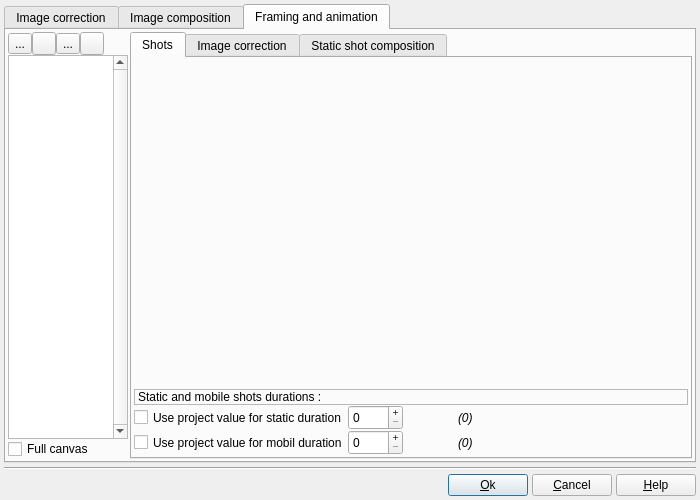
<?xml version="1.0" encoding="UTF-8"?>
<ui version="4.0">
 <class>DlgImageProperties</class>
 <widget class="QDialog" name="DlgImageProperties">
  <property name="geometry">
   <rect>
    <x>0</x>
    <y>0</y>
    <width>700</width>
    <height>500</height>
   </rect>
  </property>
  <property name="minimumSize">
   <size>
    <width>700</width>
    <height>500</height>
   </size>
  </property>
  <property name="font">
   <font>
    <pointsize>9</pointsize>
   </font>
  </property>
  <property name="windowTitle">
   <string>Image object properties</string>
  </property>
  <layout class="QVBoxLayout" name="verticalLayout">
   <property name="spacing">
    <number>4</number>
   </property>
   <property name="margin">
    <number>4</number>
   </property>
   <item>
    <widget class="QTabWidget" name="tabWidget">
     <property name="currentIndex">
      <number>2</number>
     </property>
     <widget class="QWidget" name="ImageTab">
      <attribute name="title">
       <string>Image correction</string>
      </attribute>
      <layout class="QVBoxLayout" name="verticalLayout_2">
       <property name="spacing">
        <number>2</number>
       </property>
       <property name="margin">
        <number>2</number>
       </property>
       <item>
        <widget class="wgt_QImageFilterTransform" name="ImageFilterTransform" native="true"/>
       </item>
      </layout>
     </widget>
     <widget class="QWidget" name="CompositionTab">
      <attribute name="title">
       <string>Image composition</string>
      </attribute>
      <layout class="QVBoxLayout" name="verticalLayout_6">
       <property name="spacing">
        <number>2</number>
       </property>
       <property name="margin">
        <number>2</number>
       </property>
       <item>
        <widget class="wgt_QCompositionWidget" name="CompositionWidget" native="true"/>
       </item>
      </layout>
     </widget>
     <widget class="QWidget" name="AnimationTab">
      <attribute name="title">
       <string>Framing and animation</string>
      </attribute>
      <layout class="QHBoxLayout" name="horizontalLayout_4">
       <property name="spacing">
        <number>2</number>
       </property>
       <property name="margin">
        <number>2</number>
       </property>
       <item>
        <layout class="QVBoxLayout" name="verticalLayout_3">
         <property name="spacing">
          <number>0</number>
         </property>
         <property name="margin">
          <number>0</number>
         </property>
         <item>
          <layout class="QHBoxLayout" name="horizontalLayout_10">
           <property name="spacing">
            <number>0</number>
           </property>
           <item>
            <widget class="QToolButton" name="addSequenceBT">
             <property name="toolTip">
              <string extracomment="Tooltip in dialog box">Add a sequence</string>
             </property>
             <property name="text">
              <string notr="true">...</string>
             </property>
             <property name="icon">
              <iconset>
               <normaloff>icons/add_image.png</normaloff>icons/add_image.png</iconset>
             </property>
            </widget>
           </item>
           <item>
            <widget class="QToolButton" name="UpSequenceBT">
             <property name="text">
              <string notr="true"/>
             </property>
             <property name="icon">
              <iconset>
               <normaloff>icons/up.png</normaloff>icons/up.png</iconset>
             </property>
            </widget>
           </item>
           <item>
            <widget class="QToolButton" name="removeSequenceBT">
             <property name="toolTip">
              <string extracomment="Tooltip in dialog box">Remove current sequence</string>
             </property>
             <property name="text">
              <string notr="true">...</string>
             </property>
             <property name="icon">
              <iconset>
               <normaloff>icons/eraser.png</normaloff>icons/eraser.png</iconset>
             </property>
            </widget>
           </item>
           <item>
            <widget class="QToolButton" name="DownSequenceBT">
             <property name="text">
              <string notr="true"/>
             </property>
             <property name="icon">
              <iconset>
               <normaloff>icons/down.png</normaloff>icons/down.png</iconset>
             </property>
            </widget>
           </item>
           <item>
            <widget class="QLabel" name="label_4">
             <property name="text">
              <string notr="true"/>
             </property>
            </widget>
           </item>
          </layout>
         </item>
         <item>
          <widget class="QTableWidget" name="TableSeq">
           <property name="sizePolicy">
            <sizepolicy hsizetype="Fixed" vsizetype="Expanding">
             <horstretch>0</horstretch>
             <verstretch>0</verstretch>
            </sizepolicy>
           </property>
           <property name="minimumSize">
            <size>
             <width>120</width>
             <height>0</height>
            </size>
           </property>
           <property name="maximumSize">
            <size>
             <width>120</width>
             <height>16777215</height>
            </size>
           </property>
           <property name="verticalScrollBarPolicy">
            <enum>Qt::ScrollBarAlwaysOn</enum>
           </property>
           <property name="horizontalScrollBarPolicy">
            <enum>Qt::ScrollBarAlwaysOff</enum>
           </property>
           <property name="editTriggers">
            <set>QAbstractItemView::NoEditTriggers</set>
           </property>
           <property name="tabKeyNavigation">
            <bool>false</bool>
           </property>
           <property name="showDropIndicator" stdset="0">
            <bool>false</bool>
           </property>
           <property name="dragDropOverwriteMode">
            <bool>false</bool>
           </property>
           <property name="selectionMode">
            <enum>QAbstractItemView::SingleSelection</enum>
           </property>
           <property name="selectionBehavior">
            <enum>QAbstractItemView::SelectRows</enum>
           </property>
           <property name="wordWrap">
            <bool>false</bool>
           </property>
           <property name="cornerButtonEnabled">
            <bool>false</bool>
           </property>
           <attribute name="horizontalHeaderVisible">
            <bool>false</bool>
           </attribute>
           <attribute name="horizontalHeaderStretchLastSection">
            <bool>true</bool>
           </attribute>
           <attribute name="verticalHeaderVisible">
            <bool>false</bool>
           </attribute>
           <column>
            <property name="text">
             <string>Sequence</string>
            </property>
           </column>
          </widget>
         </item>
         <item>
          <widget class="QCheckBox" name="FullCanvasCB">
           <property name="text">
            <string>Full canvas</string>
           </property>
          </widget>
         </item>
        </layout>
       </item>
       <item>
        <widget class="QTabWidget" name="ShotTabWidget">
         <property name="tabPosition">
          <enum>QTabWidget::North</enum>
         </property>
         <property name="currentIndex">
          <number>0</number>
         </property>
         <widget class="QWidget" name="ShotsTab">
          <attribute name="title">
           <string>Shots</string>
          </attribute>
          <layout class="QVBoxLayout" name="verticalLayout_4">
           <property name="spacing">
            <number>2</number>
           </property>
           <property name="margin">
            <number>2</number>
           </property>
           <item>
            <widget class="wgt_QCustomScene" name="CustomScene" native="true">
             <property name="sizePolicy">
              <sizepolicy hsizetype="Expanding" vsizetype="Expanding">
               <horstretch>0</horstretch>
               <verstretch>0</verstretch>
              </sizepolicy>
             </property>
            </widget>
           </item>
           <item>
            <layout class="QHBoxLayout" name="horizontalLayout_7">
             <property name="spacing">
              <number>0</number>
             </property>
             <property name="margin">
              <number>0</number>
             </property>
             <item>
              <layout class="QGridLayout" name="SizeAndPositionLayout">
               <property name="margin">
                <number>0</number>
               </property>
               <property name="spacing">
                <number>0</number>
               </property>
               <item row="5" column="3">
                <widget class="QCheckBox" name="MobilSetCustomBt">
                 <property name="sizePolicy">
                  <sizepolicy hsizetype="Fixed" vsizetype="Fixed">
                   <horstretch>0</horstretch>
                   <verstretch>0</verstretch>
                  </sizepolicy>
                 </property>
                 <property name="minimumSize">
                  <size>
                   <width>0</width>
                   <height>25</height>
                  </size>
                 </property>
                 <property name="maximumSize">
                  <size>
                   <width>16777215</width>
                   <height>25</height>
                  </size>
                 </property>
                 <property name="text">
                  <string>Use project value for mobil duration</string>
                 </property>
                </widget>
               </item>
               <item row="0" column="3" colspan="5">
                <widget class="QLabel" name="label_3">
                 <property name="frameShape">
                  <enum>QFrame::StyledPanel</enum>
                 </property>
                 <property name="frameShadow">
                  <enum>QFrame::Raised</enum>
                 </property>
                 <property name="text">
                  <string>Static and mobile shots durations :</string>
                 </property>
                </widget>
               </item>
               <item row="5" column="7">
                <widget class="QLabel" name="MobilDefault">
                 <property name="sizePolicy">
                  <sizepolicy hsizetype="Expanding" vsizetype="Fixed">
                   <horstretch>0</horstretch>
                   <verstretch>0</verstretch>
                  </sizepolicy>
                 </property>
                 <property name="minimumSize">
                  <size>
                   <width>0</width>
                   <height>25</height>
                  </size>
                 </property>
                 <property name="maximumSize">
                  <size>
                   <width>16777215</width>
                   <height>25</height>
                  </size>
                 </property>
                 <property name="font">
                  <font>
                   <italic>true</italic>
                  </font>
                 </property>
                 <property name="text">
                  <string notr="true">(0)</string>
                 </property>
                </widget>
               </item>
               <item row="4" column="3">
                <widget class="QCheckBox" name="StaticSetCustomBt">
                 <property name="sizePolicy">
                  <sizepolicy hsizetype="Fixed" vsizetype="Fixed">
                   <horstretch>0</horstretch>
                   <verstretch>0</verstretch>
                  </sizepolicy>
                 </property>
                 <property name="minimumSize">
                  <size>
                   <width>0</width>
                   <height>25</height>
                  </size>
                 </property>
                 <property name="maximumSize">
                  <size>
                   <width>16777215</width>
                   <height>25</height>
                  </size>
                 </property>
                 <property name="text">
                  <string>Use project value for static duration</string>
                 </property>
                </widget>
               </item>
               <item row="4" column="7">
                <widget class="QLabel" name="StaticDefault">
                 <property name="sizePolicy">
                  <sizepolicy hsizetype="Expanding" vsizetype="Fixed">
                   <horstretch>0</horstretch>
                   <verstretch>0</verstretch>
                  </sizepolicy>
                 </property>
                 <property name="minimumSize">
                  <size>
                   <width>0</width>
                   <height>25</height>
                  </size>
                 </property>
                 <property name="maximumSize">
                  <size>
                   <width>16777215</width>
                   <height>25</height>
                  </size>
                 </property>
                 <property name="font">
                  <font>
                   <italic>true</italic>
                   <underline>false</underline>
                  </font>
                 </property>
                 <property name="text">
                  <string notr="true">(0)</string>
                 </property>
                </widget>
               </item>
               <item row="4" column="4">
                <layout class="QHBoxLayout" name="horizontalLayout">
                 <property name="spacing">
                  <number>0</number>
                 </property>
                 <property name="margin">
                  <number>0</number>
                 </property>
                 <item>
                  <widget class="QSpinBox" name="StaticCustomEd">
                   <property name="sizePolicy">
                    <sizepolicy hsizetype="Fixed" vsizetype="Fixed">
                     <horstretch>0</horstretch>
                     <verstretch>0</verstretch>
                    </sizepolicy>
                   </property>
                   <property name="minimumSize">
                    <size>
                     <width>55</width>
                     <height>25</height>
                    </size>
                   </property>
                   <property name="maximumSize">
                    <size>
                     <width>55</width>
                     <height>25</height>
                    </size>
                   </property>
                   <property name="buttonSymbols">
                    <enum>QAbstractSpinBox::PlusMinus</enum>
                   </property>
                  </widget>
                 </item>
                 <item>
                  <widget class="QLabel" name="StaticSpacer">
                   <property name="sizePolicy">
                    <sizepolicy hsizetype="Fixed" vsizetype="Fixed">
                     <horstretch>0</horstretch>
                     <verstretch>0</verstretch>
                    </sizepolicy>
                   </property>
                   <property name="minimumSize">
                    <size>
                     <width>55</width>
                     <height>25</height>
                    </size>
                   </property>
                   <property name="maximumSize">
                    <size>
                     <width>55</width>
                     <height>25</height>
                    </size>
                   </property>
                   <property name="text">
                    <string notr="true"/>
                   </property>
                  </widget>
                 </item>
                </layout>
               </item>
               <item row="5" column="4">
                <layout class="QHBoxLayout" name="horizontalLayout_3">
                 <property name="spacing">
                  <number>0</number>
                 </property>
                 <property name="margin">
                  <number>0</number>
                 </property>
                 <item>
                  <widget class="QSpinBox" name="MobilCustomEd">
                   <property name="sizePolicy">
                    <sizepolicy hsizetype="Fixed" vsizetype="Fixed">
                     <horstretch>0</horstretch>
                     <verstretch>0</verstretch>
                    </sizepolicy>
                   </property>
                   <property name="minimumSize">
                    <size>
                     <width>55</width>
                     <height>25</height>
                    </size>
                   </property>
                   <property name="maximumSize">
                    <size>
                     <width>55</width>
                     <height>25</height>
                    </size>
                   </property>
                   <property name="buttonSymbols">
                    <enum>QAbstractSpinBox::PlusMinus</enum>
                   </property>
                  </widget>
                 </item>
                 <item>
                  <widget class="QLabel" name="MobilSpacer">
                   <property name="sizePolicy">
                    <sizepolicy hsizetype="Fixed" vsizetype="Fixed">
                     <horstretch>0</horstretch>
                     <verstretch>0</verstretch>
                    </sizepolicy>
                   </property>
                   <property name="minimumSize">
                    <size>
                     <width>55</width>
                     <height>25</height>
                    </size>
                   </property>
                   <property name="maximumSize">
                    <size>
                     <width>55</width>
                     <height>25</height>
                    </size>
                   </property>
                   <property name="text">
                    <string notr="true"/>
                   </property>
                  </widget>
                 </item>
                </layout>
               </item>
              </layout>
             </item>
            </layout>
           </item>
          </layout>
         </widget>
         <widget class="QWidget" name="ShotFilterTab">
          <attribute name="title">
           <string>Image correction</string>
          </attribute>
          <layout class="QVBoxLayout" name="verticalLayout_7">
           <property name="spacing">
            <number>2</number>
           </property>
           <property name="margin">
            <number>2</number>
           </property>
           <item>
            <widget class="wgt_QImageFilterCorrect" name="ImageFilterCorrect" native="true"/>
           </item>
          </layout>
         </widget>
         <widget class="QWidget" name="StaticShotCompositionTab">
          <attribute name="title">
           <string>Static shot composition</string>
          </attribute>
          <layout class="QVBoxLayout" name="verticalLayout_5">
           <property name="spacing">
            <number>2</number>
           </property>
           <property name="margin">
            <number>2</number>
           </property>
           <item>
            <widget class="wgt_QCompositionWidget" name="CompositionShotWidget" native="true"/>
           </item>
          </layout>
         </widget>
        </widget>
       </item>
      </layout>
     </widget>
    </widget>
   </item>
   <item>
    <widget class="Line" name="line">
     <property name="orientation">
      <enum>Qt::Horizontal</enum>
     </property>
    </widget>
   </item>
   <item>
    <layout class="QHBoxLayout" name="horizontalLayout_2">
     <property name="spacing">
      <number>4</number>
     </property>
     <item>
      <spacer name="horizontalSpacer_2">
       <property name="orientation">
        <enum>Qt::Horizontal</enum>
       </property>
       <property name="sizeHint" stdset="0">
        <size>
         <width>40</width>
         <height>20</height>
        </size>
       </property>
      </spacer>
     </item>
     <item>
      <widget class="QPushButton" name="OKBT">
       <property name="text">
        <string>&amp;Ok</string>
       </property>
       <property name="icon">
        <iconset>
         <normaloff>icons/agt_action_success.png</normaloff>icons/agt_action_success.png</iconset>
       </property>
      </widget>
     </item>
     <item>
      <widget class="QPushButton" name="CloseBT">
       <property name="text">
        <string>&amp;Cancel</string>
       </property>
       <property name="icon">
        <iconset>
         <normaloff>icons/agt_action_fail.png</normaloff>icons/agt_action_fail.png</iconset>
       </property>
      </widget>
     </item>
     <item>
      <widget class="QPushButton" name="HelpBT">
       <property name="text">
        <string>&amp;Help</string>
       </property>
       <property name="icon">
        <iconset>
         <normaloff>icons/help.png</normaloff>icons/help.png</iconset>
       </property>
      </widget>
     </item>
    </layout>
   </item>
  </layout>
 </widget>
 <customwidgets>
  <customwidget>
   <class>wgt_QCompositionWidget</class>
   <extends>QWidget</extends>
   <header>wgt_QCompositionWidget.h</header>
   <container>1</container>
  </customwidget>
  <customwidget>
   <class>wgt_QCustomScene</class>
   <extends>QWidget</extends>
   <header>wgt_QCustomScene.h</header>
   <container>1</container>
  </customwidget>
  <customwidget>
   <class>wgt_QImageFilterTransform</class>
   <extends>QWidget</extends>
   <header>wgt_QImageFilterTransform.h</header>
   <container>1</container>
  </customwidget>
  <customwidget>
   <class>wgt_QImageFilterCorrect</class>
   <extends>QWidget</extends>
   <header>wgt_QImageFilterCorrect.h</header>
   <container>1</container>
  </customwidget>
 </customwidgets>
 <resources/>
 <connections/>
</ui>
